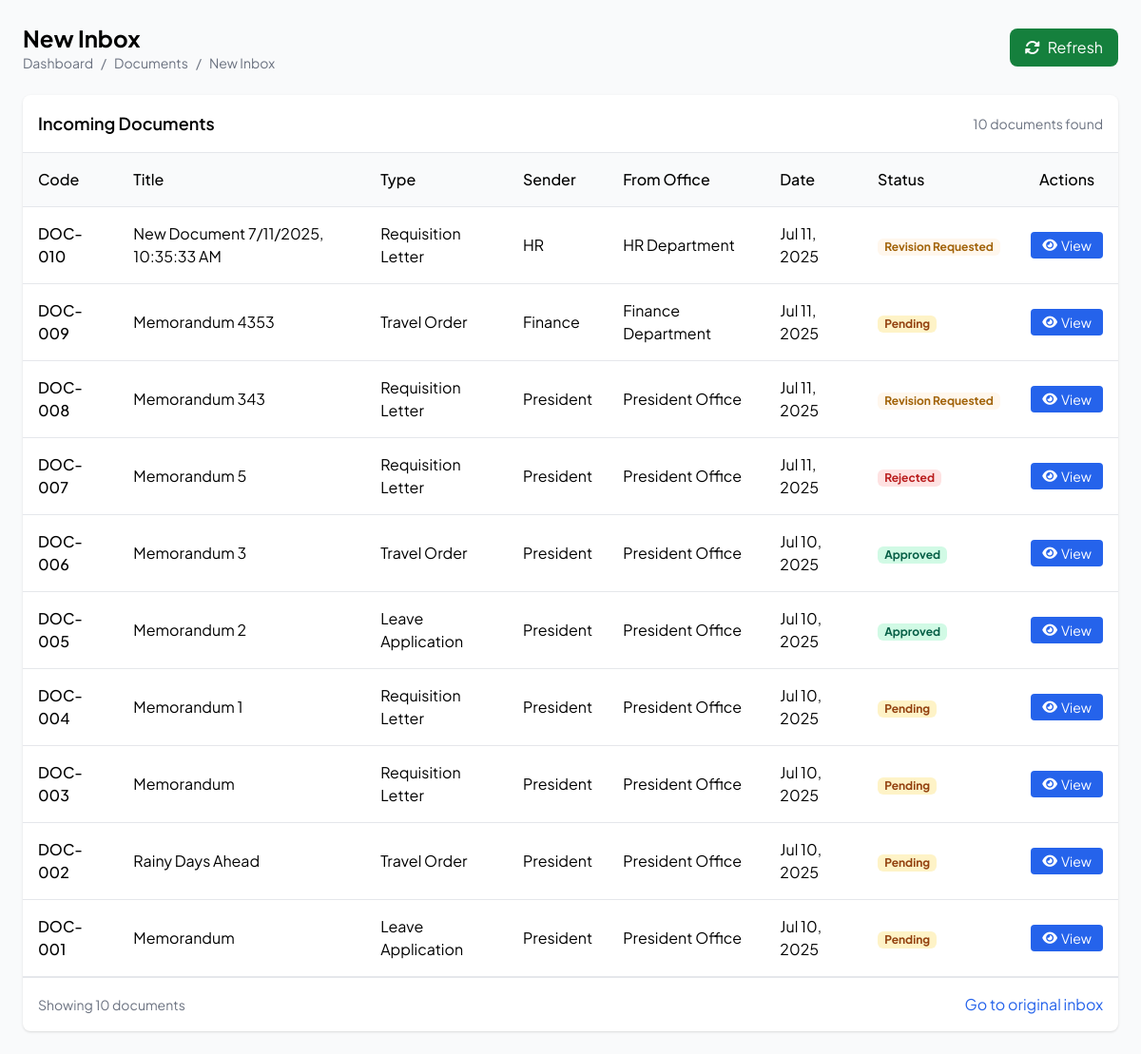
Screenshot of /pages/new_incoming.php (signed in) with the database file from the repository.
### tables this page shows
CREATE TABLE `documents` (
  `document_id` int(11) NOT NULL,
  `title` varchar(255) NOT NULL,
  `type_id` int(11) DEFAULT NULL,
  `creator_id` int(11) DEFAULT NULL,
  `file_path` varchar(255) DEFAULT NULL,
  `content_path` varchar(255) DEFAULT NULL,
  `current_step` int(11) DEFAULT NULL,
  `status` enum('draft','pending','approved','rejected','revision') DEFAULT 'draft',
  `verification_code` varchar(10) DEFAULT NULL,
  `created_at` timestamp NOT NULL DEFAULT current_timestamp(),
  `google_doc_id` varchar(255) DEFAULT NULL,
  `revision_requesting_office_id` int(11) DEFAULT NULL,
  `updated_at` timestamp NOT NULL DEFAULT current_timestamp() ON UPDATE current_timestamp(),
  `has_qr_signature` tinyint(1) DEFAULT 0,
  `is_urgent` tinyint(1) NOT NULL DEFAULT 0
);

CREATE TABLE `document_types` (
  `type_id` int(11) NOT NULL,
  `type_name` varchar(100) NOT NULL,
  `description` text DEFAULT NULL
);

CREATE TABLE `users` (
  `user_id` int(11) NOT NULL,
  `username` varchar(50) NOT NULL,
  `password` varchar(255) NOT NULL,
  `email` varchar(100) NOT NULL,
  `full_name` varchar(100) NOT NULL,
  `role_id` int(11) NOT NULL,
  `office_id` int(11) NOT NULL,
  `profile_image` varchar(255) DEFAULT NULL,
  `created_at` timestamp NOT NULL DEFAULT current_timestamp()
);

CREATE TABLE `offices` (
  `office_id` int(11) NOT NULL,
  `office_name` varchar(100) NOT NULL
);

### pages/new_incoming.php (the view, shortened to what this page needs)
<?php
require_once '../includes/config.php';
$office_id = $_SESSION['office_id'] ?? 0;
?>
<!DOCTYPE html>
<html>
<head>
  <script src="https://cdn.tailwindcss.com"></script>
  <link rel="stylesheet" href="https://cdnjs.cloudflare.com/ajax/libs/font-awesome/6.4.0/css/all.min.css">
</head>
<body class="bg-gray-50">
  <div class="p-6">
    <div class="mb-6 flex justify-between items-center">
      <div>
        <h1 class="text-2xl font-bold">New Inbox</h1>
        <div class="flex items-center text-sm text-gray-500">
          <a href="dashboard.php" class="hover:text-gray-700">Dashboard</a>
          <span class="mx-2">/</span>
          <a href="dashboard.php?page=documents" class="hover:text-gray-700">Documents</a>
          <span class="mx-2">/</span>
          <span>New Inbox</span>
        </div>
      </div>
      <div class="flex space-x-2">
        <button onclick="window.location.reload()" class="bg-green-700 text-white px-4 py-2 rounded-lg hover:bg-green-800 flex items-center">
          <i class="fas fa-sync-alt mr-2"></i> Refresh
        </button>
      </div>
    </div>
    <div class="bg-white rounded-lg shadow">
      <div class="p-4 border-b flex justify-between items-center">
        <div>
          <h2 class="text-lg font-semibold">Incoming Documents</h2>
        </div>
        <div>
          <span id="documentCount" class="text-sm text-gray-500">Loading...</span>
        </div>
      </div>
      <div class="overflow-x-auto">
        <table class="w-full">
          <thead>
            <tr class="text-left border-b bg-gray-50">
              <th class="p-4 font-medium">Code</th>
              <th class="p-4 font-medium">Title</th>
              <th class="p-4 font-medium">Type</th>
              <th class="p-4 font-medium">Sender</th>
              <th class="p-4 font-medium">From Office</th>
              <th class="p-4 font-medium">Date</th>
              <th class="p-4 font-medium">Status</th>
              <th class="p-4 font-medium text-center">Actions</th>
            </tr>
          </thead>
          <tbody>
            <?php
            $sql = "SELECT
                      d.document_id,
                      d.title,
                      d.status,
                      d.created_at,
                      dt.type_name,
                      u.full_name as creator_name,
                      o.office_name as creator_office
                    FROM document_workflow dw
                    JOIN documents d ON dw.document_id = d.document_id
                    LEFT JOIN document_types dt ON d.type_id = dt.type_id
                    LEFT JOIN users u ON d.creator_id = u.user_id
                    LEFT JOIN offices o ON u.office_id = o.office_id
                    WHERE dw.office_id = $office_id
                    ORDER BY d.created_at DESC";
            $result = $conn->query($sql);
            $total_records = ($result) ? $result->num_rows : 0;
            if ($result && $result->num_rows > 0) {
                while($row = $result->fetch_assoc()) {
                    $documentCode = 'DOC-' . str_pad($row['document_id'], 3, '0', STR_PAD_LEFT);
                    $status_class = match($row['status']) {
                        'approved' => 'badge-approved',
                        'rejected' => 'badge-rejected',
                        'on_hold' => 'badge-on_hold',
                        'hold' => 'badge-on_hold',
                        'revision' => 'badge-revision_requested',
                        'revision_requested' => 'badge-revision_requested',
                        default => 'badge-pending'
                    };
                    $status_text = match($row['status']) {
                        'approved' => 'Approved',
                        'rejected' => 'Rejected',
                        'on_hold' => 'On Hold',
                        'hold' => 'On Hold',
                        'revision' => 'Revision Requested',
                        'revision_requested' => 'Revision Requested',
                        default => 'Pending'
                    };
                    echo "<tr class='hover:bg-gray-50 border-b'>";
                    echo "<td class='p-4 font-medium'>$documentCode</td>";
                    echo "<td class='p-4'>{$row['title']}</td>";
                    echo "<td class='p-4'>{$row['type_name']}</td>";
                    echo "<td class='p-4'>{$row['creator_name']}</td>";
                    echo "<td class='p-4'>{$row['creator_office']}</td>";
                    echo "<td class='p-4'>" . date('M j, Y', strtotime($row['created_at'])) . "</td>";
                    echo "<td class='p-4'><span class='badge $status_class'>$status_text</span></td>";
                    echo "<td class='p-4'>";
                    echo "<div class='flex justify-center space-x-2'>";
                    echo "<a href='dashboard.php?page=view_document&id={$row['document_id']}' class='bg-blue-600 text-white px-3 py-1 rounded hover:bg-blue-700 text-sm flex items-center'><i class='fas fa-eye mr-1'></i> View</a>";
                    echo "</div>";
                    echo "</td>";
                    echo "</tr>";
                }
            } else {
                echo "<tr><td colspan='8' class='p-4 text-center text-gray-500'>No documents found</td></tr>";
                if ($conn->error) {
                    echo "<tr><td colspan='8' class='p-4 text-center text-red-500'>Error: {$conn->error}</td></tr>";
                }
            }
            ?>
          </tbody>
        </table>
      </div>
      <div class="p-4 border-t flex items-center justify-between">
        <div class="text-sm text-gray-500">
          <?php if ($total_records > 0): ?>
            Showing <?php echo $total_records; ?> document<?php echo $total_records != 1 ? "s" : ""; ?>
          <?php else: ?>
            No documents found
          <?php endif; ?>
        </div>
        <div>
          <a href="incoming.php" class="text-blue-600 hover:underline">Go to original inbox</a>
        </div>
      </div>
    </div>
  </div>
</body>
</html>

### pages/new_incoming.php (style rules this page uses)
body { font-family: "Plus Jakarta Sans", "Noto Sans", sans-serif; }
.badge { display: inline-block; padding: 0.25em 0.6em; font-size: 75%; font-weight: 700; line-height: 1; text-align: center; white-space: nowrap; vertical-align: baseline; border-radius: 0.375rem; }
.badge-pending { background-color: #FEF3C7; color: #92400E; }
.badge-approved { background-color: #D1FAE5; color: #065F46; }
.badge-rejected { background-color: #FEE2E2; color: #B91C1C; }
.badge-revision_requested { background-color: #FFF7ED; color: #A16207; }

### rows the page displays
documents: document_id "DOC-010", title "New Document 7/11/2025, 10:35:33 AM", type.type_name "Requisition Letter", creator.full_name "HR", offices.office_name "HR Department", created_at "Jul 11, 2025", status "Revision Requested"
documents: document_id "DOC-009", title "Memorandum 4353", type.type_name "Travel Order", creator.full_name "Finance", offices.office_name "Finance Department", created_at "Jul 11, 2025", status "Pending"
documents: document_id "DOC-008", title "Memorandum 343", type.type_name "Requisition Letter", creator.full_name "President", offices.office_name "President Office", created_at "Jul 11, 2025", status "Revision Requested"
documents: document_id "DOC-007", title "Memorandum 5", type.type_name "Requisition Letter", creator.full_name "President", offices.office_name "President Office", created_at "Jul 11, 2025", status "Rejected"
documents: document_id "DOC-006", title "Memorandum 3", type.type_name "Travel Order", creator.full_name "President", offices.office_name "President Office", created_at "Jul 10, 2025", status "Approved"
documents: document_id "DOC-005", title "Memorandum 2", type.type_name "Leave Application", creator.full_name "President", offices.office_name "President Office", created_at "Jul 10, 2025", status "Approved"
documents: document_id "DOC-004", title "Memorandum 1", type.type_name "Requisition Letter", creator.full_name "President", offices.office_name "President Office", created_at "Jul 10, 2025", status "Pending"
documents: document_id "DOC-003", title "Memorandum", type.type_name "Requisition Letter", creator.full_name "President", offices.office_name "President Office", created_at "Jul 10, 2025", status "Pending"
documents: document_id "DOC-002", title "Rainy Days Ahead", type.type_name "Travel Order", creator.full_name "President", offices.office_name "President Office", created_at "Jul 10, 2025", status "Pending"
documents: document_id "DOC-001", title "Memorandum", type.type_name "Leave Application", creator.full_name "President", offices.office_name "President Office", created_at "Jul 10, 2025", status "Pending"

### other values shown
$total_records "10"
